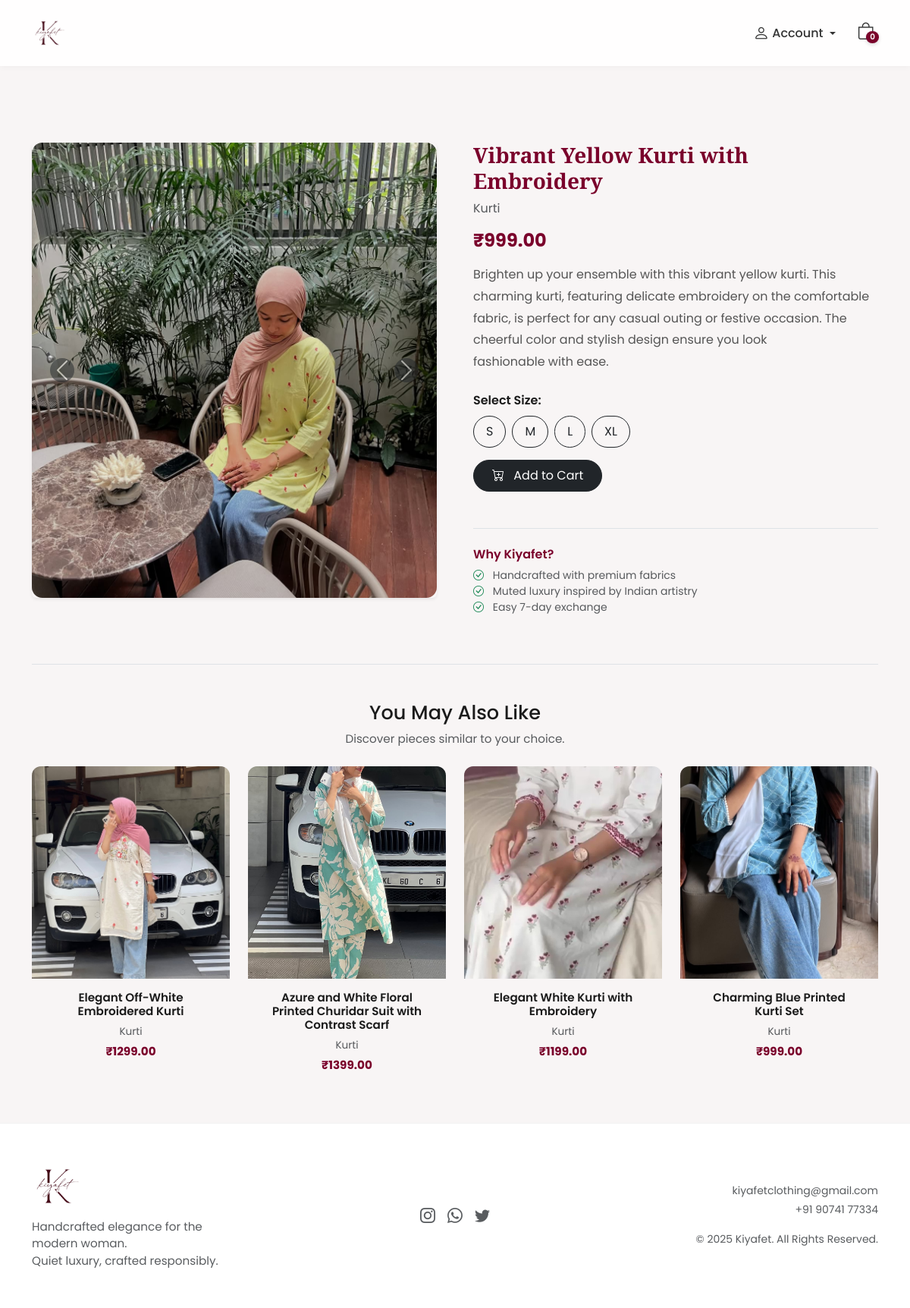
Page /product/view/24 on the committed database.
### store_app/models.py (models this page shows, shortened)
class ProductImage(models.Model):
    product = models.ForeignKey(Product, on_delete=models.CASCADE, related_name="images")
    image = models.ImageField(upload_to="products/gallery/")

class Product(models.Model):
    name = models.CharField(max_length=200)
    category = models.CharField(max_length=50, choices=CATEGORIES)
    price = models.DecimalField(max_digits=10, decimal_places=2)
    description = models.TextField(blank=True, null=True)
    cover_image = models.ImageField(upload_to="products/cover/")
    created_at = models.DateTimeField(auto_now_add=True)

### store_app/views.py (the view)
# urls.py: path('product/view/<int:id>', views.ProductDetailView.as_view(), name='product_detail_view'),
class ProductDetailView(View):
    def get(self,request,*args, **kwargs):
        product=Product.objects.get(id=kwargs.get("id"))
        related_products = Product.objects.filter(category=product.category).exclude(id=product.id)[:4]
        return render(request,"product_detail.html",{"product":product,"related_products":related_products})

### store_app/context_processors.py (called while the page is built)
def cart_item_count(request):
    if request.user.is_authenticated:
        count = CartItem.objects.filter(user=request.user).count()
    else:
        count = 0
    return {'cart_item_count': count}

### store_app/templates/product_detail.html (shortened to what this page needs)
{% extends 'customer_base.html' %}
{% load static %}
{% block content %}
<div class="container py-5" style="margin-top: 40px;">
  <div class="row g-5 align-items-start">
    <div class="col-lg-6">
      <div id="productCarousel"
           class="carousel slide carousel-fade rounded shadow-sm"
           data-bs-ride="carousel"
           data-bs-interval="2500">
        <div class="carousel-inner" style="border-radius:14px;">
          {% for img in product.images.all %}
          <div class="carousel-item">
            <img src="{{ img.image.url }}"
                 class="d-block w-100"
                 style="height:600px; object-fit:cover; cursor:zoom-in;"
                 onclick="openZoom('{{ img.image.url }}')">
          </div>
          {% endfor %}
        </div>
        <button class="carousel-control-prev" type="button"
                data-bs-target="#productCarousel" data-bs-slide="prev">
          <span class="carousel-control-prev-icon bg-dark rounded-circle p-3"></span>
        </button>
        <button class="carousel-control-next" type="button"
                data-bs-target="#productCarousel" data-bs-slide="next">
          <span class="carousel-control-next-icon bg-dark rounded-circle p-3"></span>
        </button>
      </div>
    </div>
    <div class="col-lg-6">
      <h3 class="fw-semibold mb-2" style="font-family:'Playfair Display',serif; color:var(--rose);">
        {{ product.name }}
      </h3>
      <p class="text-muted mb-1">{{ product.category }}</p>
      <h4 class="fw-bold mt-3" style="color: var(--rose);">₹{{ product.price }}</h4>
      <p class="mt-3" style="line-height:1.8; color:#555;">
        {{ product.description }}
      </p>
      <form action="{% url 'add_to_cart' product.id %}" method="post" class="mt-4">
        <div class="mb-3">
          <label class="form-label fw-semibold">Select Size:</label>
          <div class="d-flex gap-2">
            <label class="btn btn-outline-dark px-3 py-2 rounded-pill" for="sizeS">S</label>
            <label class="btn btn-outline-dark px-3 py-2 rounded-pill" for="sizeM">M</label>
            <label class="btn btn-outline-dark px-3 py-2 rounded-pill" for="sizeL">L</label>
            <label class="btn btn-outline-dark px-3 py-2 rounded-pill" for="sizeXL">XL</label>
          </div>
        </div>
        <button type="submit" class="btn btn-dark px-4 py-2 rounded-pill">
          <i class="bi bi-cart-plus me-2"></i> Add to Cart
        </button>
      </form>
      <div class="mt-5 pt-4 border-top">
        <h6 class="fw-semibold mb-2" style="color: var(--rose);">Why Kiyafet?</h6>
        <ul class="list-unstyled text-muted small">
          <li><i class="bi bi-check-circle me-2 text-success"></i> Handcrafted with premium fabrics</li>
          <li><i class="bi bi-check-circle me-2 text-success"></i> Muted luxury inspired by Indian artistry</li>
          <li><i class="bi bi-check-circle me-2 text-success"></i> Easy 7-day exchange</li>
        </ul>
      </div>
    </div>
  </div>
  {% if related_products %}
  <div class="mt-5 pt-5 border-top">
    <div class="text-center mb-4">
      <h3 class="section-title" style="font-size:1.6rem;">You May Also Like</h3>
      <p class="text-muted" style="font-size:0.95rem;">Discover pieces similar to your choice.</p>
    </div>
    <div class="row g-4 justify-content-center">
      {% for item in related_products %}
      <div class="col-6 col-md-3 col-lg-3 d-flex">
        <div class="card-ghost w-100 position-relative overflow-hidden" style="border-radius:12px; cursor:pointer;">
          <div class="position-relative overflow-hidden">
          </div>
          <div class="product-body text-center p-3">
            <h6 style="font-size:0.95rem; font-weight:600;">{{ item.name }}</h6>
            <p class="text-muted mb-1" style="font-size:0.85rem;">{{ item.category }}</p>
            <div class="price" style="font-size:0.95rem; color:var(--rose); font-weight:700;">₹{{ item.price }}</div>
          </div>
        </div>
      </div>
      {% endfor %}
    </div>
  </div>
  {% endif %}
</div>
{% endblock %}

### store_app/templates/customer_base.html (style rules this page uses)
:root { --bg-light: #f8f5f5; --panel: #fff; --rose: #7a002b; --accent: #b49782; --ink: #1b1b1b; }
html, body { height: 100%; margin: 0; }
body { display: flex; flex-direction: column; min-height: 100vh; background: var(--bg-light); font-family: 'Poppins', sans-serif; color: var(--ink); }

### rows in the picture
ProductImage: image (picture)
Product: name "Vibrant Yellow Kurti with Embroidery", category "Kurti", price "999.00", description "Brighten up your ensemble with this vibrant yellow kurti. This charming kurti, featuring delicate embroidery on the comfortable fabric, is perfect for any casual outing or festive occasion. The cheerful color and stylish design ensure you look fashionable with ease."
Product: name "Elegant Off-White Embroidered Kurti", category "Kurti", price "1299.00"
Product: name "Azure and White Floral Printed Churidar Suit with Contrast Scarf", category "Kurti", price "1399.00"
Product: name "Elegant White Kurti with Embroidery", category "Kurti", price "1199.00"
Product: name "Charming Blue Printed Kurti Set", category "Kurti", price "999.00"
